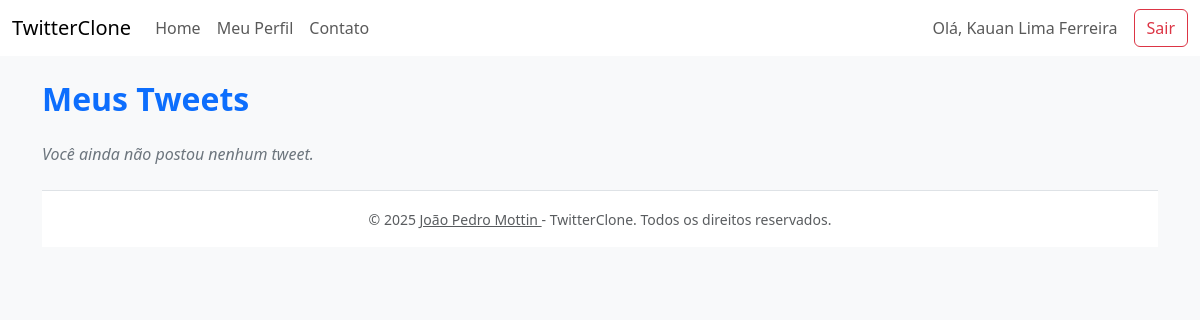
Page /?url=perfil (signed in) on the earlier database version.
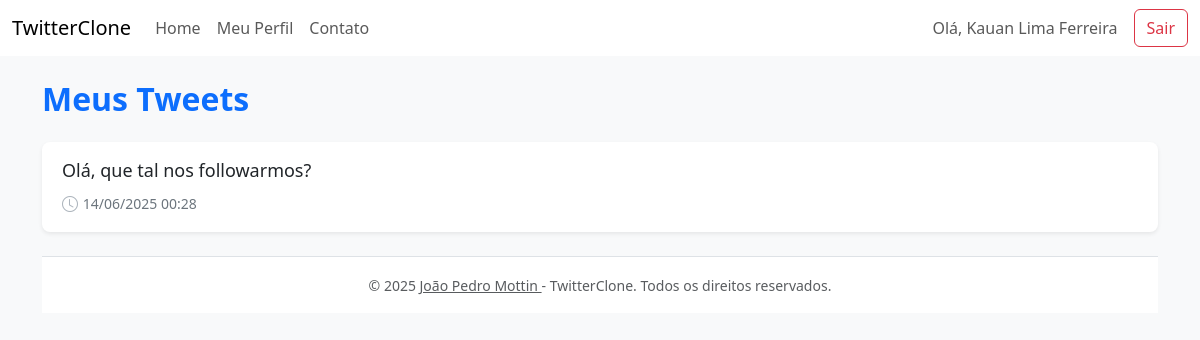
Same page on the later database version.
### tables this page shows
CREATE TABLE `tweets` (
  `id` int(11) NOT NULL AUTO_INCREMENT,
  `user_id` int(11) NOT NULL,
  `texto` text NOT NULL,
  `criado_em` datetime DEFAULT current_timestamp(),
  PRIMARY KEY (`id`),
  KEY `user_id` (`user_id`)
);

### controllers/PerfilController.php (called while the page is built)
<?php
require_once __DIR__ . '/../models/Tweet.php';
require_once __DIR__ . '/../config/db.php';
class PerfilController {
    private $tweetModel;
    public function __construct() {
        $this->tweetModel = new Tweet(Conexao::getConexao());
    }
    public function index() {
        $meustweets = $this->tweetModel->findByUserId($_SESSION['user_id']);
        require 'views/partials/header.php';
        require 'views/perfil/index.php';
        require 'views/partials/footer.php';
    }
}

### config/db.php (called while the page is built)
<?php
abstract class Conexao {
    private static $pdo;
    public static function getConexao() {
        if (!isset(self::$pdo)) {
            try {
                self::$pdo = new PDO("mysql:host=localhost;port=3306;dbname=Twitterclone;charset=utf8", "root", "");
                self::$pdo->setAttribute(PDO::ATTR_ERRMODE, PDO::ERRMODE_EXCEPTION);
            } catch (PDOException $e) {
                die("Erro de conexão: " . $e->getMessage());
            }
        }
        return self::$pdo;
    }
}
?>

### models/Tweet.php (called while the page is built, shortened)
<?php
require_once __DIR__ . '/../config/db.php';
class Tweet {
    private $db;
    public function __construct($db) {
        $this->db = $db;
    }
    public function findByUserId($user_id) {
    $stmt = $this->db->prepare('SELECT texto, criado_em FROM tweets WHERE user_id = ? ORDER BY id DESC');
    $stmt->execute([$user_id]);
    return $stmt->fetchAll(PDO::FETCH_ASSOC);
    }
}

### views/perfil/index.php (the view, shortened to what this page needs)
<!DOCTYPE html>
<html lang="pt-br">
<head>
    <link rel="stylesheet" href="css/perfil.css">
    <link href="https://cdn.jsdelivr.net/npm/bootstrap-icons@1.10.5/font/bootstrap-icons.css" rel="stylesheet">
</head>
<body>
<h2 class="perfil-title">Meus Tweets</h2>
<?php if (empty($meustweets)): ?>
    <p class="perfil-empty">Você ainda não postou nenhum tweet.</p>
<?php else: ?>
    <?php foreach ($meustweets as $t): ?>
        <div class="tweet-card">
            <p class="tweet-text"><?php echo nl2br(htmlspecialchars($t['texto'])); ?></p>
            <small class="tweet-date">
                <i class="bi bi-clock"></i>
                <?php echo date('d/m/Y H:i', strtotime($t['criado_em'])); ?>
            </small>
        </div>
    <?php endforeach; ?>
<?php endif; ?>
</body>
</html>

Differences in the rows shown:
added tweets: texto "Olá, que tal nos followarmos?", criado_em "14/06/2025 00:28"
Other differences:
text no longer shown: "Você ainda não postou nenhum tweet."
